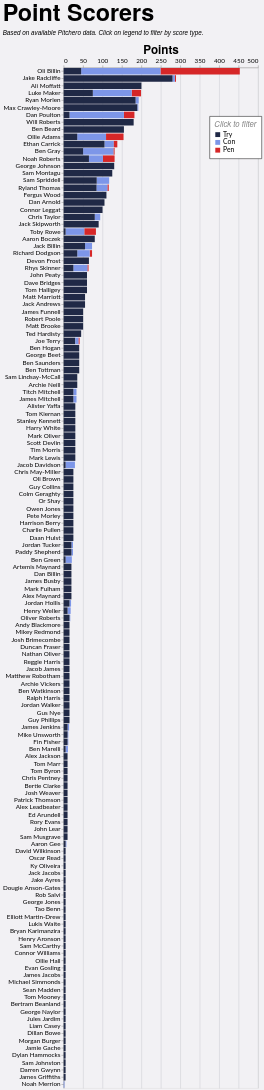

Here is the Vega-Lite specification saved for this chart:
### Vega-Lite specification from a JSON file in a GitHub repository (floating-point values rounded to 4 significant figures; data arrays with more than 128 entries replaced by an {"elided": "..."} marker saying what was removed)
{"config": {"axis": {"labelFont": "Lato, sans-serif", "titleFont": "PT Sans Narrow, Helvetica Neue, Helvetica, Arial, sans-serif", "labelFontSize": 13, "titleFontSize": 24, "gridColor": "#202947", "gridOpacity": 0.2}, "header": {"labelFont": "PT Sans Narrow, Helvetica Neue, Helvetica, Arial, sans-serif", "titleFont": "PT Sans Narrow, Helvetica Neue, Helvetica, Arial, sans-serif", "labelFontSize": 24, "titleFontSize": 28, "labelFontWeight": "bold", "orient": "left"}, "legend": {"labelFont": "Lato, sans-serif", "titleFont": "PT Sans Narrow, Helvetica Neue, Helvetica, Arial, sans-serif", "labelFontSize": 14, "titleFontSize": 16, "titlePadding": 5, "fillColor": "white", "strokeColor": "black", "padding": 10, "titleFontWeight": "lighter", "titleFontStyle": "italic", "titleColor": "gray", "offset": 10}, "title": {"font": "PT Sans Narrow, Helvetica Neue, Helvetica, Arial, sans-serif", "fontSize": 48, "fontWeight": "bold", "anchor": "start", "align": "center", "titlePadding": 20, "subtitlePadding": 10, "subtitleFontSize": 13, "subtitleColor": "", "subtitleFontStyle": "italic", "offset": 15, "color": "black"}, "axisX": {"labelAngle": 0}, "facet": {"title": null, "header": null, "align": {"row": "each", "column": "each"}}, "resolve": {"scale": {"y": "independent", "facet": "independent"}}, "background": "#f2f1f4"}, "data": {"name": "data-41f256a22664d84ff36fea6a71642792"}, "mark": {"type": "bar"}, "encoding": {"color": {"field": "event", "legend": {"legendX": 300, "legendY": 100, "orient": "none", "title": "Click to filter"}, "scale": {"domain": ["Try", "Con", "Pen"], "range": ["#202946", "#7d96e8", "#d62728"]}, "type": "nominal"}, "order": {"field": "event_sort", "sort": "ascending", "type": "quantitative"}, "tooltip": [{"field": "player", "title": "Player", "type": "nominal"}, {"field": "event", "title": "Type", "type": "nominal"}, {"aggregate": "sum", "field": "count", "title": "Count", "type": "quantitative"}, {"aggregate": "sum", "field": "Points", "title": "Points", "type": "quantitative"}, {"aggregate": "sum", "field": "A", "title": "Games", "type": "quantitative"}], "x": {"aggregate": "sum", "axis": {"orient": "top", "title": "Points"}, "field": "Points", "type": "quantitative"}, "y": {"field": "player", "sort": "-x", "title": null, "type": "nominal"}}, "height": {"step": 15}, "params": [{"name": "param_1", "select": {"type": "point", "fields": ["event"]}, "bind": "legend"}], "title": {"text": "Point Scorers", "subtitle": "Based on available Pitchero data. Click on legend to filter by score type."}, "transform": [{"filter": {"param": "param_1"}}, {"calculate": "datum.event == 'Try' ? 1 : datum.event == 'Con' ? 2 : datum.event == 'Pen' ? 3 : 4", "as": "event_sort"}], "width": 400, "$schema": "https://vega.github.io/schema/vega-lite/v5.20.1.json", "datasets": {"data-41f256a22664d84ff36fea6a71642792": {"elided": "444 records"}}}
